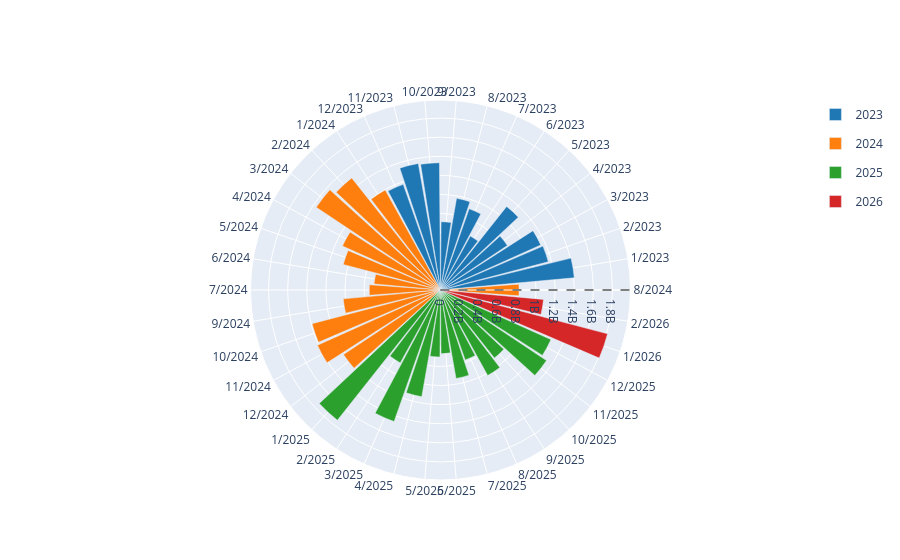

This figure's notebook cell:
### Code cell
dfII = df_hora.copy()
dfII = dfII.groupby(by=[dfII['Ano'],dfII['Mês']]).sum().reset_index()
dfII = dfII[['Ano', 'Mês', 'Eólica (kWh)', 'Fotovoltaica (kWh)', 'Hídrica (kWh)', 'Resto (kWh)']]
dfII['Ano'] = dfII['Ano'].astype(str)
dfII['Mes/Ano'] = dfII['Mês'].astype(str) + '/' + dfII['Ano'].astype(str)
anos_legend= list(dfII.apply(
    lambda x: str(x['Ano']) if x['Mês'] == 6 else "", axis=1
))
def create_circular_histogram(tec:str):
    r = tec
    if r not in dfII.columns:
        raise ValueError(f"Tecnologia '{r}' não encontrada. Opções: {dfII.columns[2:-1].tolist()}")
    anos_legend[-1] = "2026"


    fig = go.Figure()
    max_r = dfII[r].max() 

    #.add_trace(go.Scatterpolar(
    #    r=[0, max_r * 1.1],
    #    theta=[-0.5, -0.5],
    #    mode='lines',
    #    line=dict(color='grey', width=3),
    #    hoverinfo='none',
    #    showlegend=False
    #))
    ponto_partida = dfII['Mes/Ano'].iloc[0]
    ponto_final = dfII['Mes/Ano'].iloc[-2]
    ponto_meio = dfII['Mes/Ano'].iloc[len(dfII)//2]
    print(ponto_partida)
    max_r = dfII[r].max() 


    fig.add_trace(go.Scatterpolar(
        r=[0,max_r * 1.1],
        theta=[ponto_meio,ponto_meio], 
        thetaunit = "degrees",
        mode='lines',
        line=dict(color='black', width=2, dash='dash'),
        hoverinfo='none',
        showlegend=False
    ))


    fig_temp = px.bar_polar(
        dfII,
        r= r,
        theta="Mes/Ano",
        color="Ano",
        labels="Ano",
        title=f"Evolução Mensal da Produção de Energia: {r}",
        color_discrete_sequence=px.colors.qualitative.D3
    ).update_layout(
        showlegend=True,
        coloraxis_showscale=False,
        legend=dict(
            title="Ano de Produção",
            font=dict(size=12),
            # Isto garante que a legenda não fica preta se o fundo for escuro
            itemsizing='constant' 
        ),
        polar=dict(hole = 0.2,
            angularaxis=dict(
                    type="category",
                    # IMPORTANTE: O array de categorias tem de ser a coluna theta completa
                    categoryarray=dfII['Mes/Ano'].tolist(),
                    categoryorder="array",
                    # O período tem de ser o número total de fatias para fechar o círculo
                    period=len(dfII),
                    tickvals=dfII['Mes/Ano'].tolist(),
                    # O texto é que leva a lista com vazios
                    ticktext=anos_legend,
                    direction="clockwise",
                    rotation=90,
                    tickfont=dict(size=18, family='Arial', style='italic')
            ),  
            
             
        ),
        
        height=600,
        width=800,
        margin=dict(b=30, t=80, l=0, r=0),
        )

    for trace in fig_temp.data:
        fig.add_trace(trace)

    fig.show()
create_circular_histogram('Eólica (kWh)')

### Figure 1 — Plotly figure (JSON) as saved in the notebook; plotly's stock layout.template omitted (floating-point values rounded to 4 significant figures)
{"data": [{"hoverinfo": "none", "line": {"color": "black", "dash": "dash", "width": 2}, "mode": "lines", "r": [0, 1989000000.0], "showlegend": false, "theta": ["8/2024", "8/2024"], "thetaunit": "degrees", "type": "scatterpolar"}, {"hovertemplate": "Ano=2023<br>Eólica (kWh)=%{r}<br>Mes/Ano=%{theta}<extra></extra>", "legendgroup": "2023", "marker": {"color": "#1F77B4", "pattern": {"shape": ""}}, "name": "2023", "r": [1406000000.0, 1167000000.0, 1150000000.0, 840800000.0, 1116000000.0, 645100000.0, 901700000.0, 974200000.0, 714800000.0, 1332000000.0, 1345000000.0, 1173000000.0], "showlegend": true, "subplot": "polar", "theta": ["1/2023", "2/2023", "3/2023", "4/2023", "5/2023", "6/2023", "7/2023", "8/2023", "9/2023", "10/2023", "11/2023", "12/2023"], "type": "barpolar"}, {"hovertemplate": "Ano=2024<br>Eólica (kWh)=%{r}<br>Mes/Ano=%{theta}<extra></extra>", "legendgroup": "2024", "marker": {"color": "#FF7F0E", "pattern": {"shape": ""}}, "name": "2024", "r": [1197000000.0, 1497000000.0, 1563000000.0, 1125000000.0, 1053000000.0, 698600000.0, 746100000.0, 823100000.0, 1022000000.0, 1390000000.0, 1412000000.0, 1220000000.0], "showlegend": true, "subplot": "polar", "theta": ["1/2024", "2/2024", "3/2024", "4/2024", "5/2024", "6/2024", "7/2024", "8/2024", "9/2024", "10/2024", "11/2024", "12/2024"], "type": "barpolar"}, {"hovertemplate": "Ano=2025<br>Eólica (kWh)=%{r}<br>Mes/Ano=%{theta}<extra></extra>", "legendgroup": "2025", "marker": {"color": "#2CA02C", "pattern": {"shape": ""}}, "name": "2025", "r": [1739000000.0, 871600000.0, 1460000000.0, 1135000000.0, 701800000.0, 666300000.0, 940300000.0, 776700000.0, 1023000000.0, 909100000.0, 1333000000.0, 1268000000.0], "showlegend": true, "subplot": "polar", "theta": ["1/2025", "2/2025", "3/2025", "4/2025", "5/2025", "6/2025", "7/2025", "8/2025", "9/2025", "10/2025", "11/2025", "12/2025"], "type": "barpolar"}, {"hovertemplate": "Ano=2026<br>Eólica (kWh)=%{r}<br>Mes/Ano=%{theta}<extra></extra>", "legendgroup": "2026", "marker": {"color": "#D62728", "pattern": {"shape": ""}}, "name": "2026", "r": [1808000000.0, 1083000000.0], "showlegend": true, "subplot": "polar", "theta": ["1/2026", "2/2026"], "type": "barpolar"}], "layout": {}}
